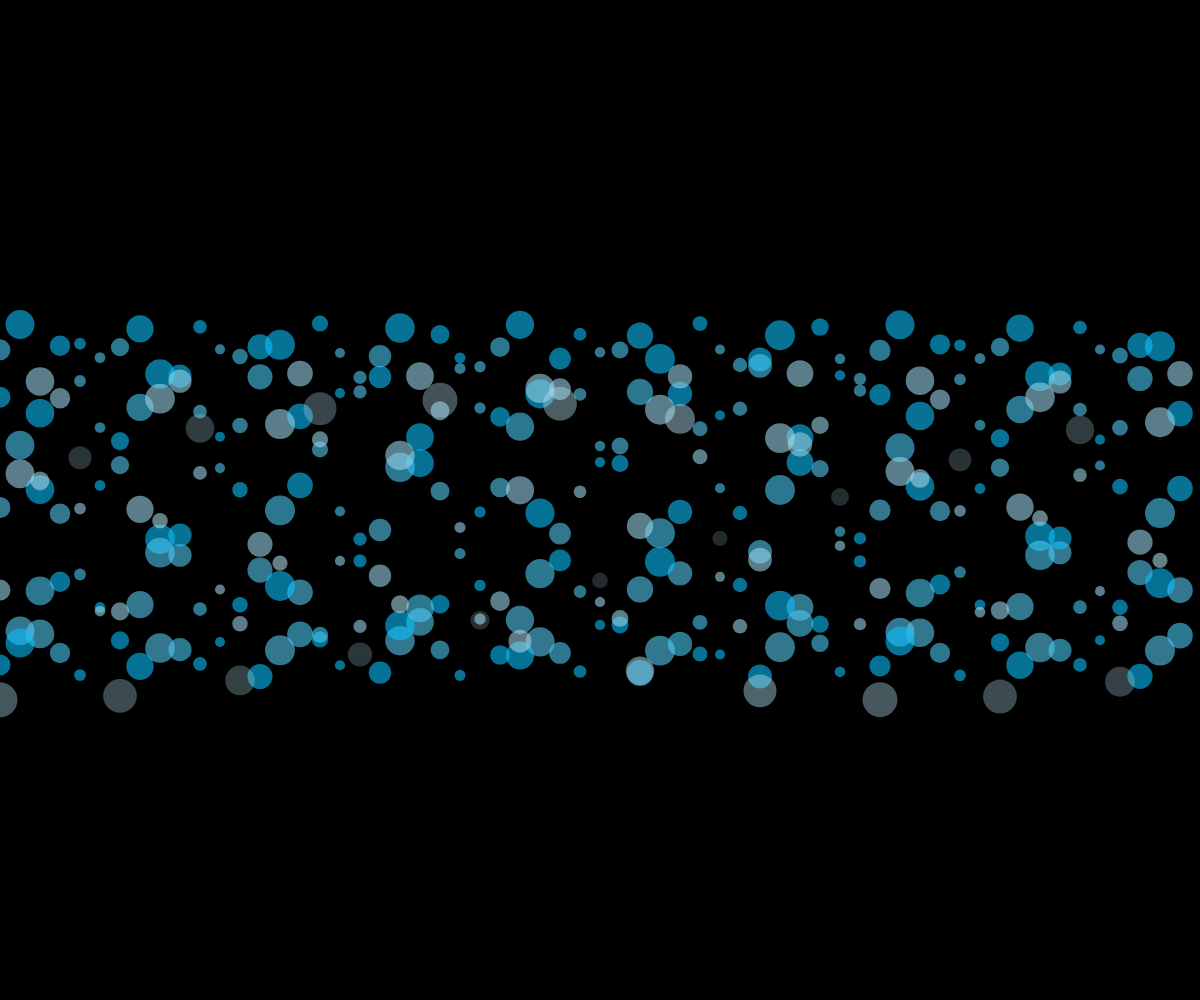
Frame 1 (no input)
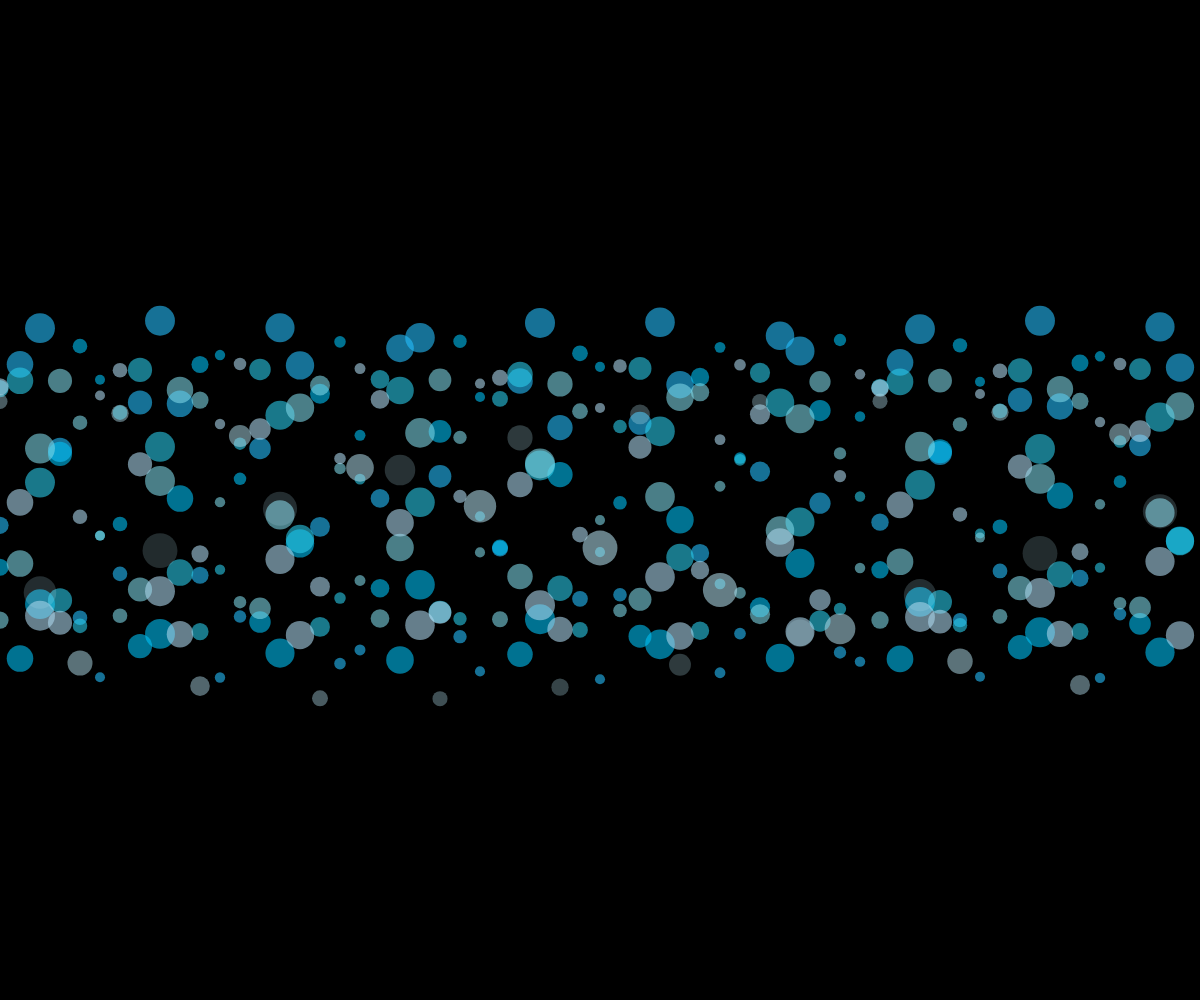
Frame 60 (no input)
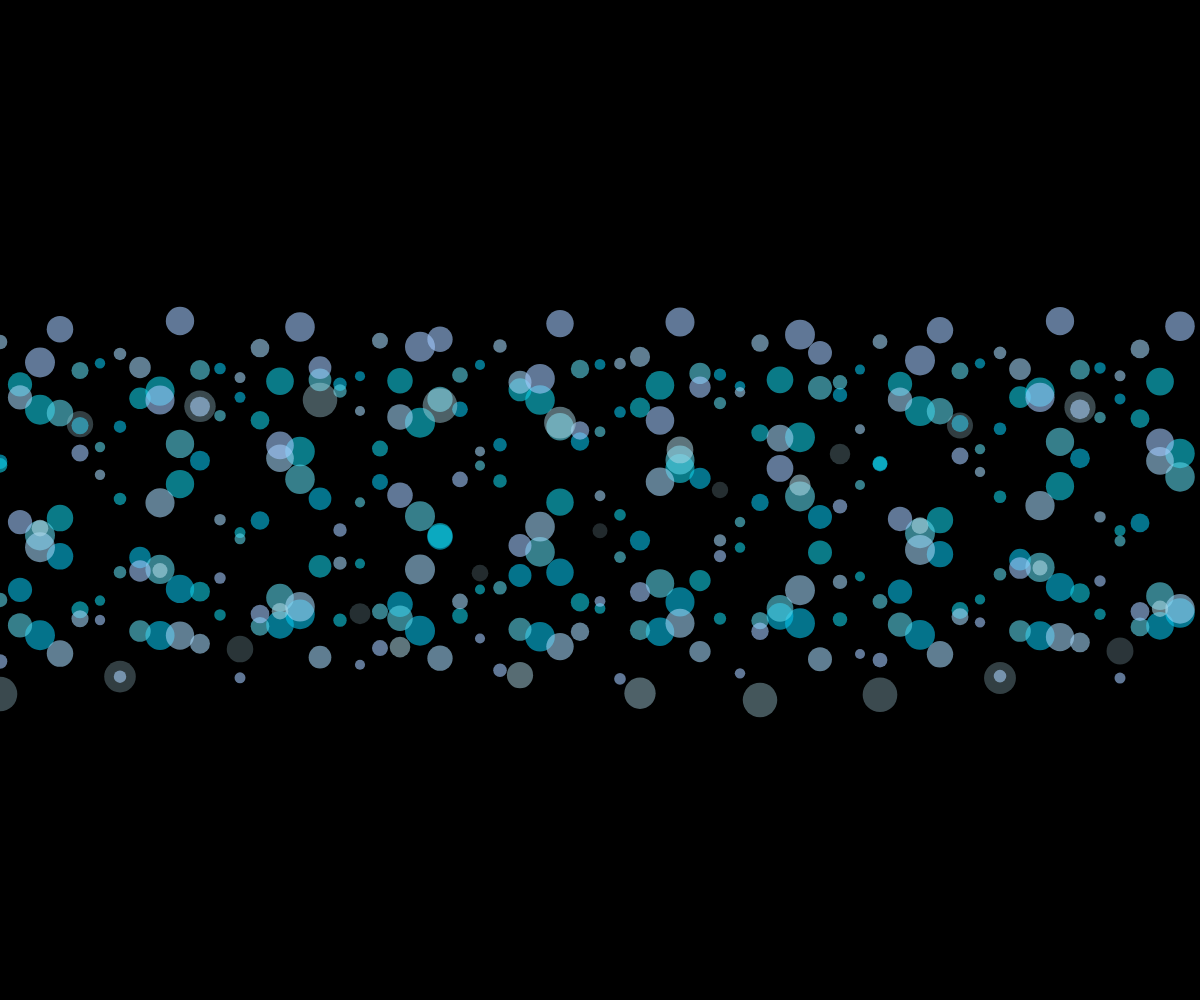
Frame 120 (the mouse pressed at the canvas centre since frame 60)

The p5.js sketch that drew these frames (run headless with seeded random() and noise() and a simulated clock; from frame 60 on, the mouse is pressed at the canvas centre):

// p5.js sketch
// ── sketch.js
let amplitudBase = 150; // Altura base de la onda.
let frecuencia = 0.05; // Controla la cantidad de ciclos de la onda.

function setup() {
  createCanvas(windowWidth, windowHeight); // Crea un lienzo que cubre toda la pantalla
}

function draw() {
  background(0); // Establece el fondo en color negro
  let velocidad = frameCount * 0.05; // Velocidad de la onda.

  // *** ANIMACIÓN PRINCIPAL: Círculos en forma de ondas ***
  for (let i = 0; i < 5; i++) { // Dibujamos 5 "ondas" de círculos.
    let offset = i * 10; // Desfase entre ondas.

    // La amplitud varía con el tiempo para cada onda.
    let amplitud = amplitudBase + sin(frameCount * 0.03 + i) * 30;

    // Color celeste con cambio gradual.
    let r = map(sin(frameCount * 0.01 + i), -1, 1, 173, 0);
    let g = map(sin(frameCount * 0.02 + i), -1, 1, 216, 191);
    let b = map(sin(frameCount * 0.03 + i), -1, 1, 230, 255);

    fill(r, g, b, 150); // Color con transparencia.
    noStroke(); // Sin contorno.

    // Dibujar círculos a lo largo de una onda.
    for (let x = 0; x < width; x += 20) {
      let y = height / 2 + sin(x * frecuencia + velocidad + offset) * amplitud; // Movimiento en forma de onda.
      let tamano = map(sin(x * 0.05 + frameCount * 0.1), -1, 1, 10, 30); // Tamaño variable.
      ellipse(x, y, tamano, tamano); // Círculos en la onda.
    }
  }

  // *** ANIMACIÓN SECUNDARIA: Círculos más grandes en el fondo ***
  for (let x = 0; x < width; x += 40) {
    let y = height / 2 + cos(x * frecuencia + velocidad) * amplitudBase;
    let tamanoFondo = map(cos(x * 0.1 + frameCount * 0.05), -1, 1, 15, 35);
    let alpha = map(sin(x * frecuencia + velocidad), -1, 1, 50, 150); // Transparencia variable.

    fill(173, 216, 230, alpha);
    noStroke();
    ellipse(x, y + 50, tamanoFondo, tamanoFondo); // Círculos en el fondo.
  }
}
